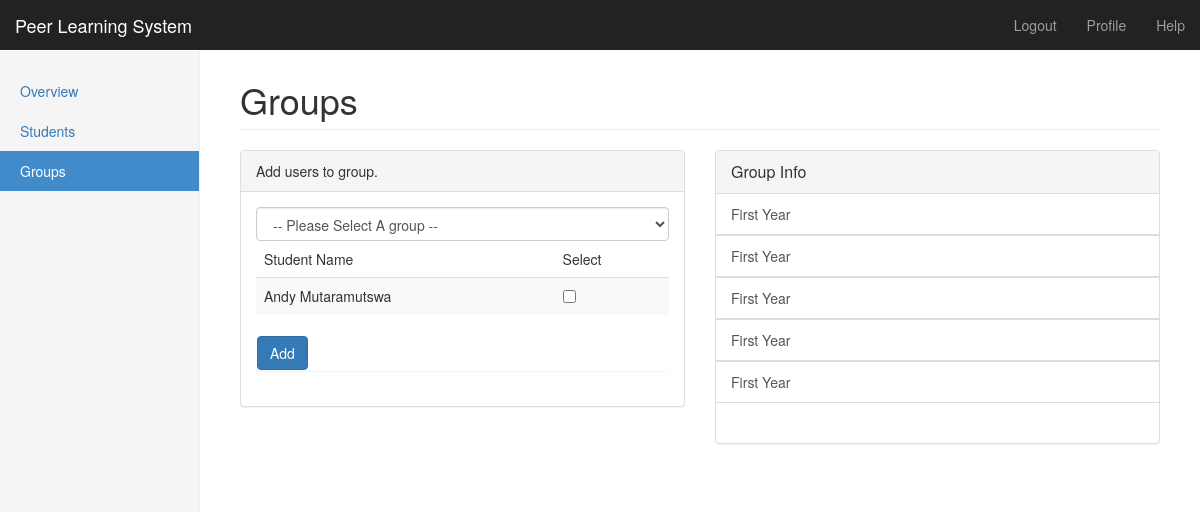
The app's page /groups.php (signed in) with its own data.
### tables this page shows
CREATE TABLE `users` (
  `id` int(11) NOT NULL,
  `first_name` varchar(100) NOT NULL,
  `surname` varchar(100) NOT NULL,
  `email` varchar(100) NOT NULL,
  `password` varchar(70) NOT NULL,
  `account_type` int(11) NOT NULL DEFAULT '1',
  `date_created` timestamp NOT NULL DEFAULT CURRENT_TIMESTAMP,
  `active_state` int(11) DEFAULT NULL
);

CREATE TABLE `groups` (
  `id` int(11) NOT NULL,
  `name` varchar(255) NOT NULL,
  `course` int(11) NOT NULL
);

### classes/Db.php (called while the page is built, shortened)
<?php
class Db {
    private $_connection;
    private static $_instance;
    public static function getInstance() {
        if (!self::$_instance) {
            self::$_instance = new self();
        }
        return self::$_instance;
    }
    public function __construct() {
        $return = array('result' => false);
        $data = $return['connection'];
        $host = $data['host'];
        $database = $data['database'];
        $user = $data['user'];
        $password = $data['password'];
        $this->_connection = new mysqli($host, $user, $password, $database);
    }
    public function getConnection() {
        return $this->_connection;
    }
}

### classes/User.php (called while the page is built, shortened)
<?php
class User {
    private $_connection;
    public function __construct() {
        $this->_db = Db::getInstance();
        $this->_connection = $this->_db->getConnection();
    }
    public function getUserGroups(){
        $query = "SELECT * FROM groups";
        $handle = $this->_connection->query($query);
        if ($handle) {
            return $handle;
        } else {
            $this->error = $this->_connection->error;
            return FALSE;
        }
    }
    public function getAllStudents(){
        $query = "SELECT * FROM users WHERE account_type = 1";
        $handle = $this->_connection->query($query);
        if ($handle) {
            return $handle;
        } else {
            $this->error = $this->_connection->error;
            return FALSE;
        }
    }
}

### groups.php (the view, shortened to what this page needs)
<?php
$user = new User;
$groupList = $user->getUserGroups();
include 'includes/header.php';
?>
<div class="container-fluid">
    <div class="row">
        <div class="col-sm-3 col-md-2 sidebar">
            <ul class="nav nav-sidebar">
                <li><a href="admin.php">Overview <span class="sr-only">(current)</span></a></li>
                <li><a href="students.php">Students</a></li>
                <li class="active"><a href="#">Groups</a></li>
            </ul>
        </div>
        <div class="col-sm-9 col-sm-offset-3 col-md-10 col-md-offset-2 main" style="margin-top: 10px;">
            <h1 class="page-header">Groups</h1>
            <div class="row">
                <div class="col-sm-6">
                    <div class="panel panel-default">
                        <div class="panel-heading">
                            Add users to group.
                        </div>
                        <div class="panel-body">
                            <form method="POST">
                                <select name='group' class="form-control">
                                    <option value="0"> -- Please Select A group -- </option>
                                </select>
                                <table class="table table-striped">
                                    <thead>
                                        <tr>
                                            <td>Student Name</td>
                                            <td>Select</td>
                                        </tr>
                                    </thead>
                                    <tbody>
                                        <?php
                                        $students = $user->getAllStudents();
                                        ?>
                                        <?php while ($row = $students->fetch_assoc()): ?>
                                            <tr>
                                                <td><?= $row['first_name'] . " " . $row['surname'] ?></td>
                                                <td><input type="checkbox" name='student[]' value="<?=$row['id'];?>"></td>
                                            </tr>
                                        <?php endwhile; ?>
                                    </tbody>
                                </table>
                                <div class='panel'>
                                    <input type="submit" value='Add' class="btn btn-primary">
                                </div>
                            </form>
                        </div>
                    </div>
                </div>
                <div class="col-sm-6">
                    <div class="panel panel-default">
                        <div class="panel-heading">
                            <p class="panel-title">Group Info</p>
                        </div>
                        <?php while ($row = $groupList->fetch_assoc()): ?>
                            <div class="list-group">
                                <a href="#" class="list-group-item group-toggle" data-id="<?= $row['id'] ?>"><?= $row['name'] ?></a>
                            </div>
                        <?php endwhile; ?>
                        <div class="panel-body">
                        </div>
                    </div>
                </div>
            </div>
        </div>
    </div>
</div>
<?php
include 'includes/footer.php';

### css/main.css (style rules this page uses)
body { padding-top: 50px; }
.sidebar { display: none; }
@media (min-width: 768px) { .sidebar { position: fixed; top: 51px; bottom: 0; left: 0; z-index: 1000; display: block; padding: 20px; overflow-x: hidden; overflow-y: auto; background-color: #f5f5f5; border-right: 1px solid #eee; } }
.nav-sidebar { margin-right: -21px; margin-bottom: 20px; margin-left: -20px; }
.nav-sidebar > li > a { padding-right: 20px; padding-left: 20px; }
.nav-sidebar > .active > a, .nav-sidebar > .active > a:hover, .nav-sidebar > .active > a:focus { color: #fff; background-color: #428bca; }
.main { padding: 20px; }
@media (min-width: 768px) { .main { padding-right: 40px; padding-left: 40px; } }
.main .page-header { margin-top: 0; }

### records on screen
users: first_name "Andy", surname "Mutaramutswa"
groups: name "First Year"
groups: name "First Year"
groups: name "First Year"
groups: name "First Year"
groups: name "First Year"
